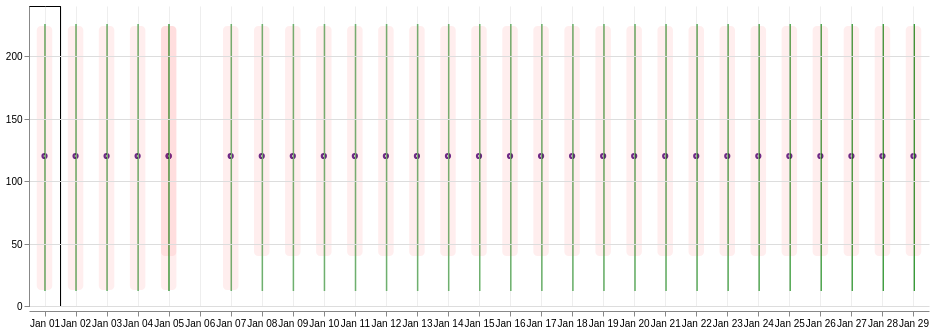

The specification (Vega-Lite) saved for this image:
### Vega specification from a JSON file in a GitHub repository (floating-point values rounded to 4 significant figures)
{"$schema": "https://vega.github.io/schema/vega/v5.json", "width": 900, "height": 300, "padding": 5, "config": {"axisBand": {"bandPosition": 1, "tickExtra": true, "tickOffset": 0}, "axisX": {}}, "signals": [{"name": "plotWidth", "update": "width / length(data('contracts'))"}], "data": [{"name": "contracts", "values": [{"date": "2019-01-01", "open": 12.9, "high": 225.3, "low": 12.4, "close": 224.2, "symbol": "ZCN7"}, {"date": "2019-01-02", "open": 12.9, "high": 225.3, "low": 12.4, "close": 224.2, "symbol": "ZCN7"}, {"date": "2019-01-03", "open": 12.9, "high": 225.3, "low": 12.4, "close": 224.2, "symbol": "ZCN7"}, {"date": "2019-01-04", "open": 12.9, "high": 225.3, "low": 12.4, "close": 224.2, "symbol": "ZCN7"}, {"date": "2019-01-07", "open": 12.9, "high": 225.3, "low": 12.4, "close": 224.2, "symbol": "ZCN7"}, {"date": "2019-01-05", "open": 12.9, "high": 225.3, "low": 12.4, "close": 224.2, "symbol": "ZCN7"}, {"date": "2019-01-05", "open": 40.2, "high": 225.3, "low": 12.4, "close": 224.2, "symbol": "ZCN8"}, {"date": "2019-01-08", "open": 40.2, "high": 225.3, "low": 12.4, "close": 224.2, "symbol": "ZCN8"}, {"date": "2019-01-09", "open": 40.2, "high": 225.3, "low": 12.4, "close": 224.2, "symbol": "ZCN8"}, {"date": "2019-01-10", "open": 40.2, "high": 225.3, "low": 12.4, "close": 224.2, "symbol": "ZCN8"}, {"date": "2019-01-11", "open": 40.2, "high": 225.3, "low": 12.4, "close": 224.2, "symbol": "ZCN8"}, {"date": "2019-01-12", "open": 40.2, "high": 225.3, "low": 12.4, "close": 224.2, "symbol": "ZCN8"}, {"date": "2019-01-13", "open": 40.2, "high": 225.3, "low": 12.4, "close": 224.2, "symbol": "ZCN8"}, {"date": "2019-01-14", "open": 40.2, "high": 225.3, "low": 12.4, "close": 224.2, "symbol": "ZCN8"}, {"date": "2019-01-15", "open": 40.2, "high": 225.3, "low": 12.4, "close": 224.2, "symbol": "ZCN8"}, {"date": "2019-01-16", "open": 40.2, "high": 225.3, "low": 12.4, "close": 224.2, "symbol": "ZCN8"}, {"date": "2019-01-17", "open": 40.2, "high": 225.3, "low": 12.4, "close": 224.2, "symbol": "ZCN8"}, {"date": "2019-01-18", "open": 40.2, "high": 225.3, "low": 12.4, "close": 224.2, "symbol": "ZCN8"}, {"date": "2019-01-19", "open": 40.2, "high": 225.3, "low": 12.4, "close": 224.2, "symbol": "ZCN8"}, {"date": "2019-01-20", "open": 40.2, "high": 225.3, "low": 12.4, "close": 224.2, "symbol": "ZCN8"}, {"date": "2019-01-21", "open": 40.2, "high": 225.3, "low": 12.4, "close": 224.2, "symbol": "ZCN8"}, {"date": "2019-01-22", "open": 40.2, "high": 225.3, "low": 12.4, "close": 224.2, "symbol": "ZCN8"}, {"date": "2019-01-23", "open": 40.2, "high": 225.3, "low": 12.4, "close": 224.2, "symbol": "ZCN8"}, {"date": "2019-01-24", "open": 40.2, "high": 225.3, "low": 12.4, "close": 224.2, "symbol": "ZCN8"}, {"date": "2019-01-25", "open": 40.2, "high": 225.3, "low": 12.4, "close": 224.2, "symbol": "ZCN8"}, {"date": "2019-01-26", "open": 40.2, "high": 225.3, "low": 12.4, "close": 224.2, "symbol": "ZCN8"}, {"date": "2019-01-27", "open": 40.2, "high": 225.3, "low": 12.4, "close": 224.2, "symbol": "ZCN8"}, {"date": "2019-01-28", "open": 40.2, "high": 225.3, "low": 12.4, "close": 224.2, "symbol": "ZCN8"}, {"date": "2019-01-29", "open": 40.2, "high": 225.3, "low": 12.4, "close": 224.2, "symbol": "ZCN8"}], "format": {"parse": {"date": "date"}}}], "scales": [{"name": "xscale", "type": "utc", "range": "width", "domain": {"data": "contracts", "field": "date"}, "padding": {"signal": "plotWidth  /2"}}, {"name": "yscale", "type": "linear", "range": "height", "round": true, "domain": {"data": "contracts", "fields": ["high", "low"]}, "nice": true, "zero": false}], "axes": [{"orient": "bottom", "scale": "xscale", "zindex": 1, "formatType": "time", "format": "%b %d", "tickCount": "day", "grid": true, "gridOpacity": 0.5, "offset": {"value": 5}}, {"orient": "left", "scale": "yscale", "tickCount": 5, "zindex": 1, "grid": true}], "marks": [{"type": "symbol", "from": {"data": "contracts"}, "encode": {"enter": {"stroke": {"value": "#652c90"}}, "update": {"x": {"scale": "xscale", "field": "date"}, "y": {"signal": "height /2"}, "strokeWidth": {"value": 4}, "size": {"value": 5}, "shape": {"value": "circle"}}}}, {"type": "group", "from": {"facet": {"data": "contracts", "name": "contract", "groupby": "symbol"}}, "encode": {"enter": {"xc": {"scale": "xscale", "field": "date"}, "width": {"signal": "plotWidth"}, "height": {"signal": "height"}, "stroke": {"value": "black"}}}, "marks": [{"type": "rect", "from": {"data": "contract"}, "encode": {"enter": {"fill": {"value": "green"}, "width": {"value": 1.3}}, "update": {"x": {"scale": "xscale", "field": "date"}, "y": {"scale": "yscale", "field": "high"}, "y2": {"scale": "yscale", "field": "low"}}}}, {"type": "rect", "from": {"data": "contract"}, "encode": {"enter": {"fill": {"value": "#ff000011"}, "cornerRadius": {"value": 4}}, "update": {"xc": {"scale": "xscale", "field": "date"}, "width": {"signal": "plotWidth / 2"}, "offset": {"signal": "plotWidth / 2"}, "y": {"scale": "yscale", "field": "open"}, "y2": {"scale": "yscale", "field": "close"}}}}]}]}
